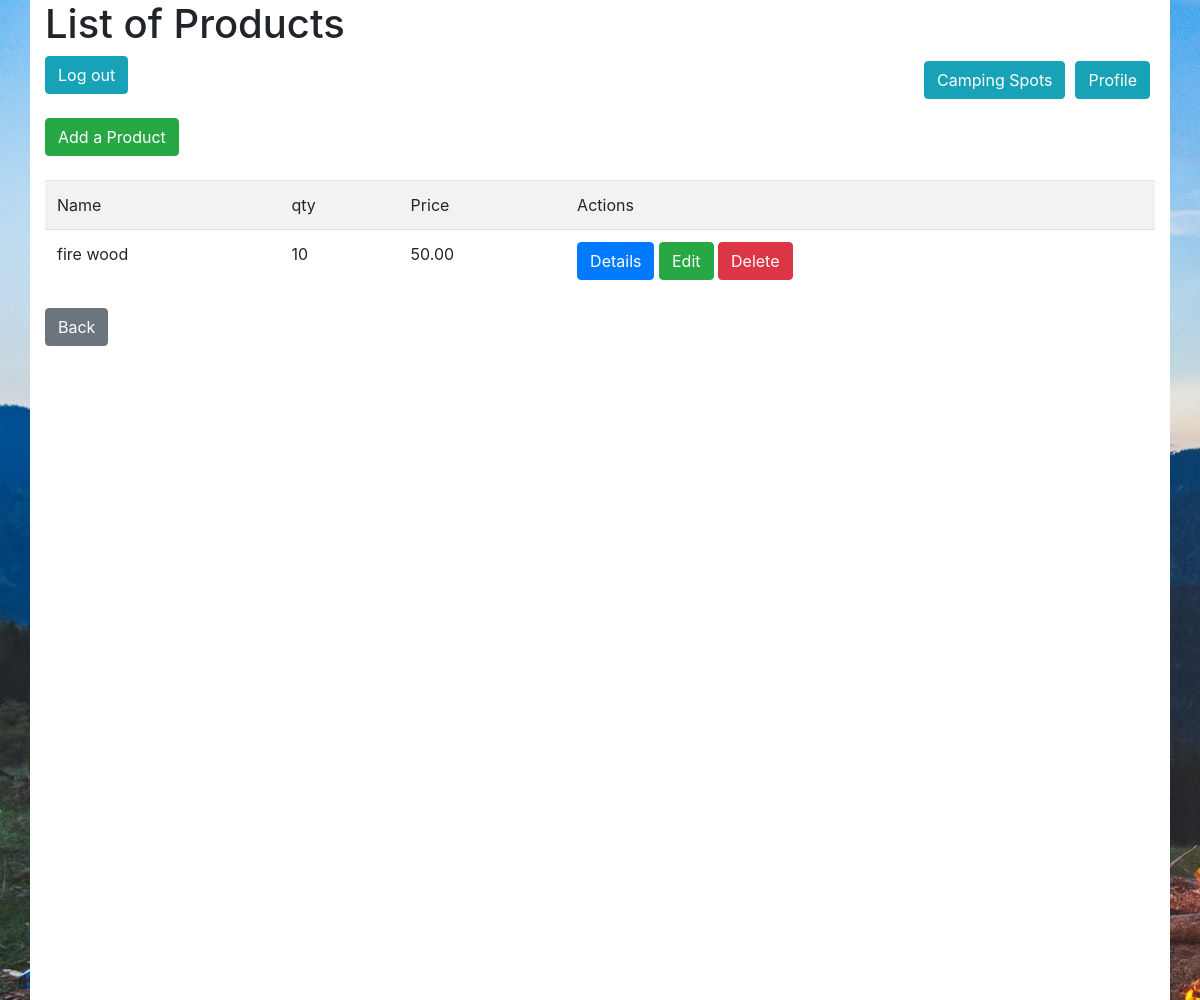
The page /product/index on the database as committed earlier.
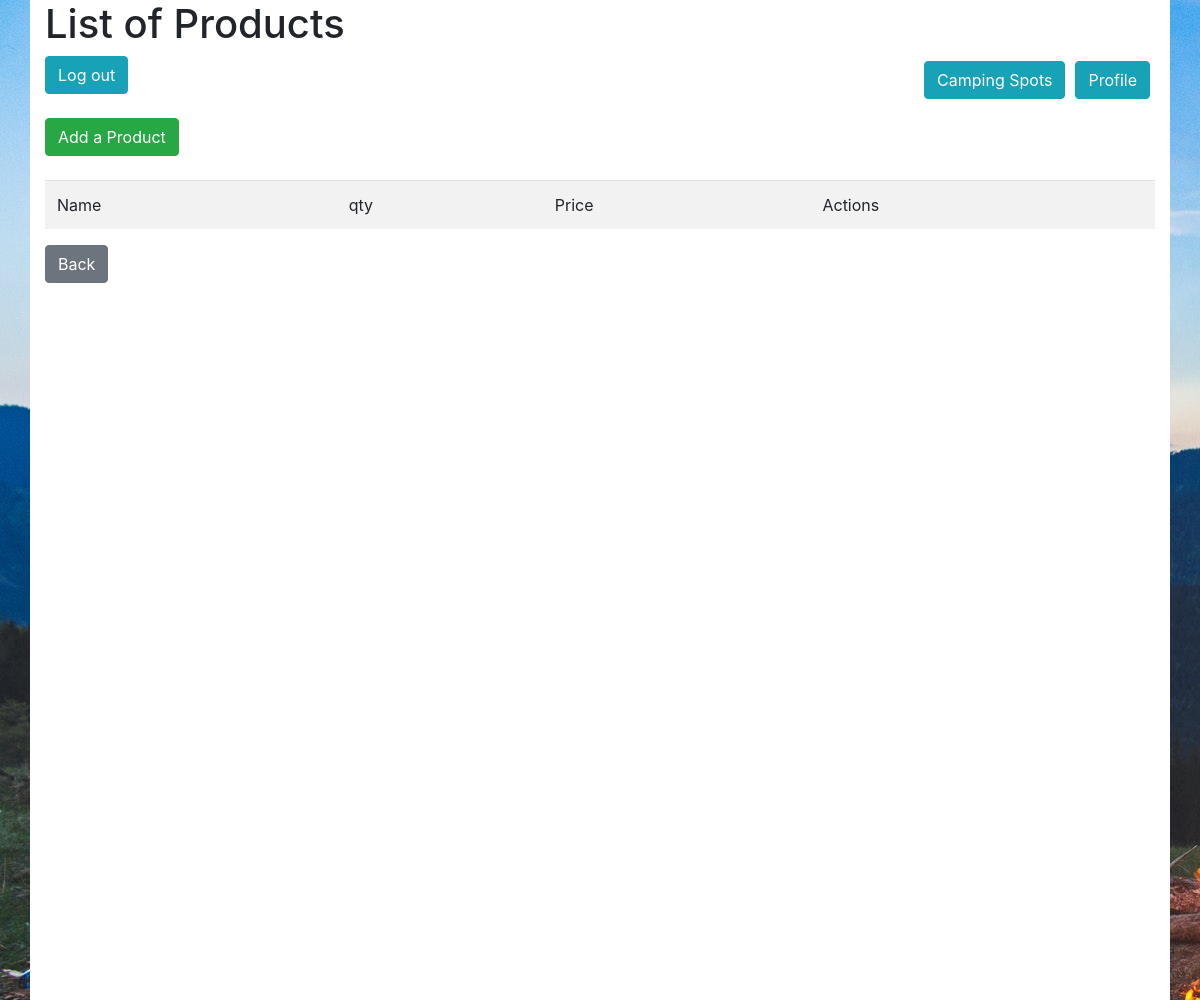
The same page on the database as committed later.
### tables this page shows
CREATE TABLE `product` (
  `product_id` int(11) NOT NULL,
  `inventory_id` int(11) NOT NULL,
  `name` varchar(50) NOT NULL,
  `price` decimal(7,2) NOT NULL,
  `description` text NOT NULL,
  `availability` enum('available','not available') NOT NULL
);

CREATE TABLE `inventory` (
  `inventory_id` int(11) NOT NULL,
  `qty` int(11) NOT NULL,
  `shelf_location` varchar(50) NOT NULL
);

### app/controllers/ProductController.php (called while the page is built, shortened)
<?php
	class ProductController extends Controller{
		public function index(){
			$products = $this->model('Product')->get();
			$this->view('product/index', ['products'=>$products]);
		}
	}
?>

### app/core/App.php (called while the page is built, shortened)
<?php
class App{
	var $method = 'index';
	public function __construct(){
		$url = $this->parseURL();
		if(isset($url[0]) && file_exists('app/controllers/'. $url[0]. 'Controller.php')) {
			unset($url[0]);
		}
		$this->controller = new $this->controller();
		if(isset($url[1]) && method_exists($this->controller, $url[1])){
			$this->method = $url[1];
			unset($url[1]);
		}
		$this->params = $url ? array_values($url) : [];
		call_user_func_array([$this->controller, $this->method], $this->params);
	}
	private function parseURL(){
		if(isset($_GET['url'])) {
			return explode('/', filter_var(rtrim($_GET['url'],'/'), FILTER_SANITIZE_URL));
		}
	}
}
?>

### index.php (called while the page is built, shortened)
<?php
	new App();
?>

### app/models/Product.php (called while the page is built, shortened)
<?php
	class Product extends Model{
		public function get(){
			$SQL = 'SELECT * FROM Product INNER JOIN inventory ON Product.inventory_id = inventory.inventory_id';
			$stmt = self::$_connection->prepare($SQL);
			$stmt->execute();
			$stmt->setFetchMode(PDO::FETCH_CLASS, 'Product');
			return $stmt->fetchAll();
		}
	}
?>

### app/core/Model.php (called while the page is built, shortened)
<?php
	class Model{
		public function __construct(){
			$host = 'localhost';
			$dbname = 'camping';
			$user = 'camping_user';
			$password = 'tjAOLl7NQlvOtES9';
		}
	}
?>

### app/views/product/index.php (the view, shortened to what this page needs)
<!DOCTYPE html>
<!doctype html>
<html lang="en">
  <head>
    <link rel="stylesheet" href="https://stackpath.bootstrapcdn.com/bootstrap/4.4.1/css/bootstrap.min.css">
  </head>
  <body>
    <div style="background-image: url('../images/camp6.jpg');height: 1000px;">
  	<div class='container' style="height: 1000px; background-color: white;">
    <h1>List of Products</h1>
      <a href="/Camping/login/logout" class="btn btn-info">Log out</a>
      <a href="/Camping/profile/index" class="btn btn-info" style="float: right; margin: 5px;">Profile</a>
      <a href="/Camping/camping_spot/index" class="btn btn-info" style="float: right; margin: 5px;">Camping Spots</a>
    	<a href="/Camping/product/create" class="btn btn-success">Add a Product</a>
			<table class="table table-striped">
				<tr><td>Name</td><td>qty</td><td>Price</td><td>Actions</td></tr>
        <?php
          foreach($data['products'] as $item){
            echo "<tr><td>$item->name</td><td>$item->qty</td><td>$item->price</td><td>
            <a href = '/Camping/product/detail/$item->product_id' class='btn btn-primary'>Details</a>
            <a href = '/Camping/product/edit/$item->product_id' class='btn btn-success'>Edit</a>
            <a href = '/Camping/product/delete/$item->product_id' class='btn btn-danger'>Delete</a>
            </td></tr>";
          }
        ?>
	</table>
    <a href="/Camping/profile/index" class="btn btn-secondary">Back</a>
    </div>
  </body>
</html>

Rows that differ between the two databases and show on the page:
removed product: name "fire wood", inventory.qty "10", price "50.00"
